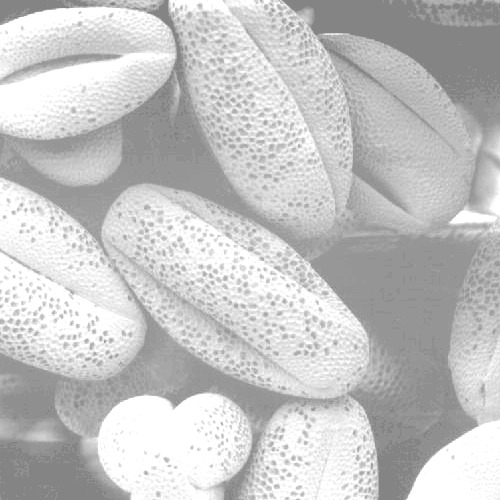
#> input picture exp2/hist2.tif, 500 x 500 px, found by its file name
$ python rgb_discere_hist.py
#> lines starting #> are read from the running program, lines starting #| are printed output that depends on the picture
import cv2
import matplotlib.pyplot as plt

# Load image in color
#img = cv2.imread(r'D:\Academic\Fourth year Second semester\4206\Code\exp2\1713256915670.jpg')
img = cv2.imread(r'D:\Academic\Fourth year Second semester\4206\Code\exp2\hist2.tif')
#> img is the input picture: shape (500, 500, 3); min 132, max 255, mean 196.4

# Split channels
b, g, r = cv2.split(img)

# Plot histogram for each channel using plt.hist()
plt.figure(figsize=(10,5))
plt.title("RGB Histogram (Discrete)")
plt.xlabel("Pixel Intensity")
plt.ylabel("Pixel Count")

plt.hist(r.ravel(), 256, [0, 256], color='red', alpha=0.5, label='Red')
plt.hist(g.ravel(), 256, [0, 256], color='green', alpha=0.5, label='Green')
plt.hist(b.ravel(), 256, [0, 256], color='blue', alpha=0.5, label='Blue')

plt.legend()
plt.grid(True)
plt.show()
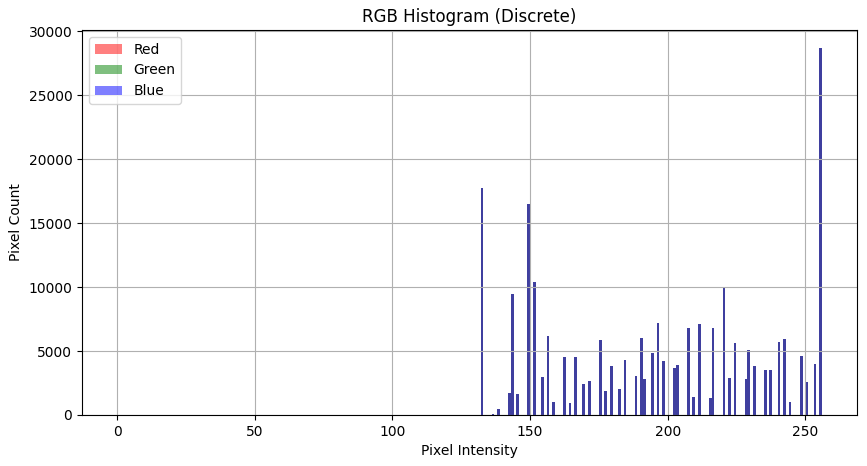
#> figure drawn by matplotlib, 1 panel; tallest bar 28659 high, from x = 255 to 256; tallest bar 28659 high, from x = 255 to 256; tallest bar 28659 high, from x = 255 to 256
